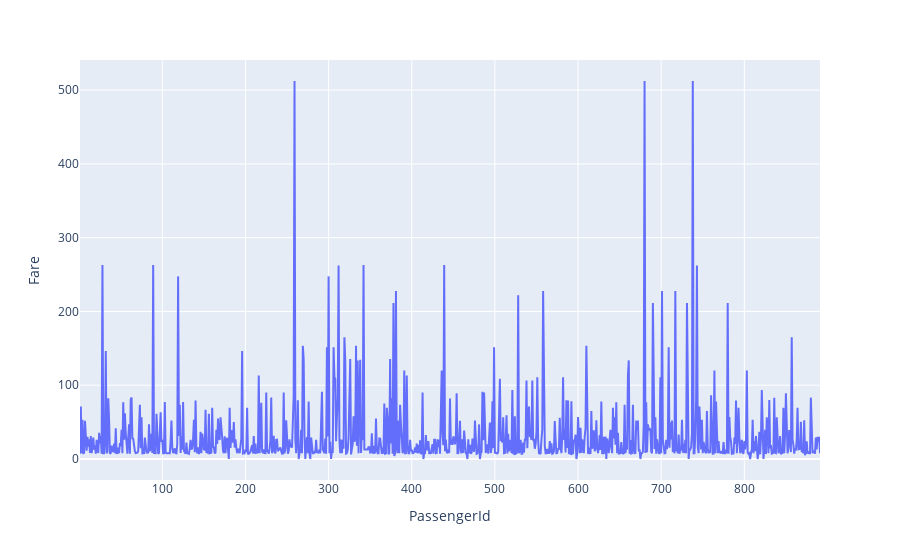

Here is the notebook cell this chart was saved with:
### Markdown cell above
### BONUS: Create your own question and answer it.

### Code cell
fig5 = px.line(data_frame=df_titanic,y='Fare')
fig5.show()

### Figure 1 — Plotly figure (JSON) as saved in the notebook; plotly's stock layout.template omitted (floating-point values rounded to 4 significant figures; data arrays with more than 128 entries replaced by an {"elided": "..."} marker saying what was removed)
{"data": [{"hovertemplate": "PassengerId=%{x}<br>Fare=%{y}<extra></extra>", "legendgroup": "", "line": {"color": "#636efa", "dash": "solid"}, "marker": {"symbol": "circle"}, "mode": "lines", "name": "", "orientation": "v", "showlegend": false, "type": "scatter", "x": {"elided": "891 int values"}, "xaxis": "x", "y": {"elided": "891 float values"}, "yaxis": "y"}], "layout": {"autosize": true, "legend": {"tracegroupgap": 0}, "margin": {"t": 60}, "xaxis": {"anchor": "y", "autorange": true, "domain": [0, 1], "range": [1, 891], "title": {"text": "PassengerId"}, "type": "linear"}, "yaxis": {"anchor": "x", "autorange": true, "domain": [0, 1], "range": [-28.46, 540.8], "title": {"text": "Fare"}, "type": "linear"}}}
